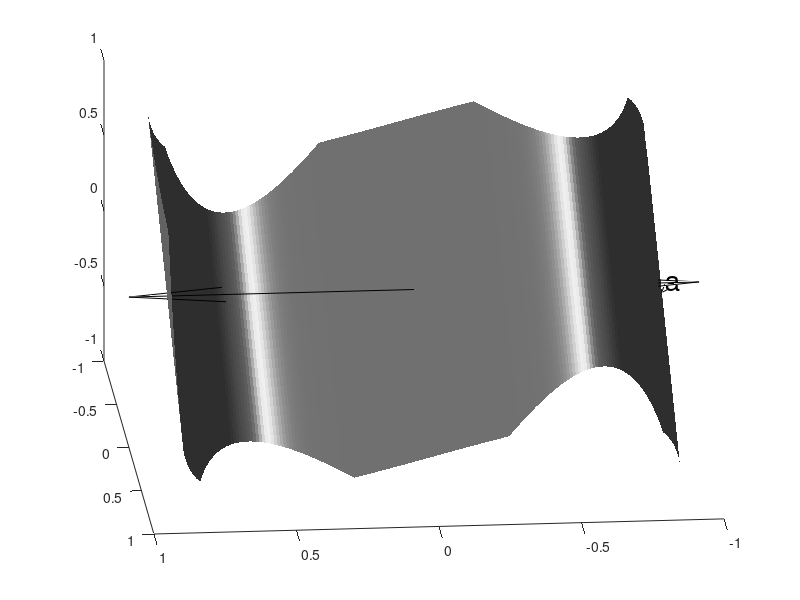

Reproduce this figure in MATLAB.
I = eye(3);
% W = 1.5*eye(3) + 0.4*sign(randn(3)).*(ones(3) - I);
W = 1.5*eye(3) + 0.2*ones(3).*(ones(3) - I);
disp(W)

a = -1:0.01:1;
a = a(2:end-1); % avoid inf at +/- 1
z = atanh(ones(3,1)*a) - diag(W)*a; % zeta

i = 1;
w_ = (W(i,:) - W(i,i)*I(i,:))';
s = z(i,:) ./ (w_'*w_);
a_ = I(i,:)'*a;
sw_ = w_*s;

n = null([I(i,:); w_']);
n_ = n*ones(1,numel(a));
V = [a_ + sw_ + n_, a_ + sw_ - n_];
F = [1:numel(a)-1; numel(a) + (1:numel(a)-1); numel(a) + (2:numel(a)); 2:numel(a)];

a_t = sqrt(1 - 1/diag(W));
z_t = atanh(a_t) - diag(W).*a_t;
s_t(i) = z_t(i) ./ (w_'*w_);

cla; hold on;
patch('Faces',F', 'Vertices', V', 'FaceColor',[.5 .5 .5], 'EdgeColor', 'none');
quiver3(0,0,0,I(i,1),I(i,2),I(i,3),0,'k');
quiver3(0,0,0,-I(i,1),-I(i,2),-I(i,3),0,'k');
quiver3(-a_t(i)*I(i,1),-a_t(i)*I(i,2),-a_t(i)*I(i,3),-s_t(i)*w_(1),-s_t(i)*w_(2),-s_t(i)*w_(3),0,'k');
% quiver3(0,0,0,W(i,1),W(i,2),W(i,3),0,'k');
text(-a_t(i)*I(i,1),-a_t(i)*I(i,2),-a_t(i)*I(i,3),{'a'},'FontSize',20);
light

xlim([-1,1])
ylim([-1,1])
zlim([-1,1])
view([-185, 30])